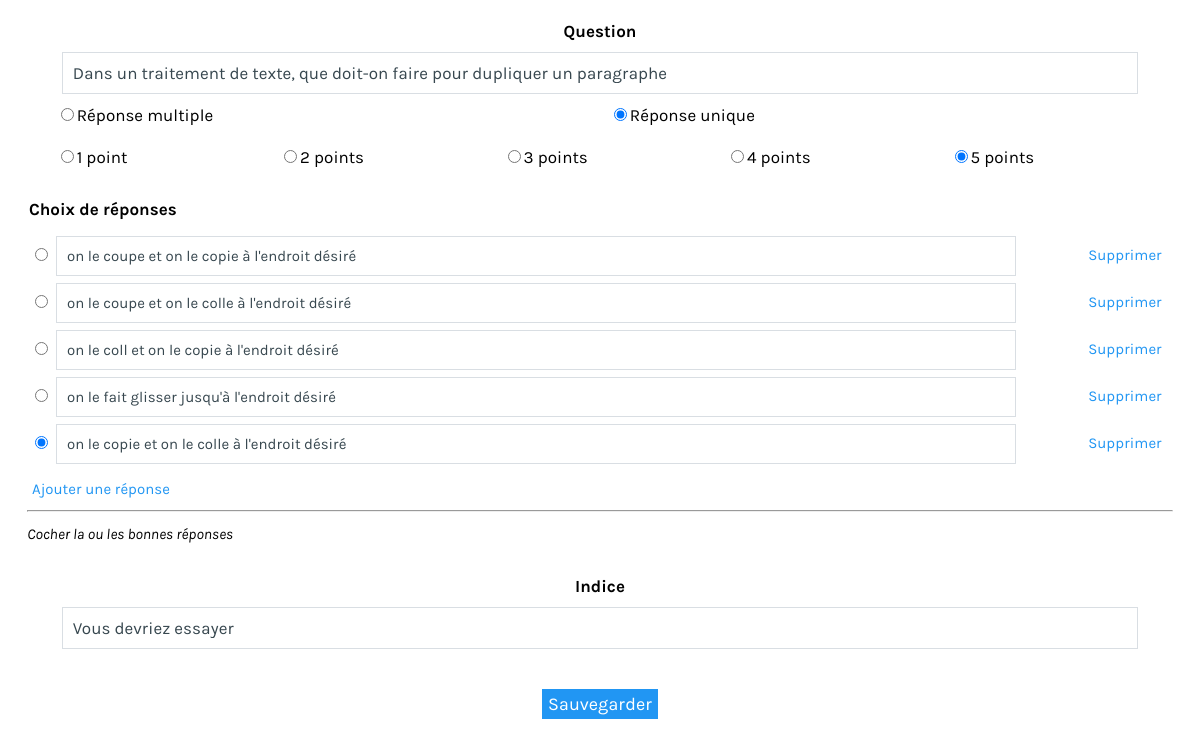
/frame_form_answer.php?id=1 (signed in), run on the app's committed database.
### tables this page shows
CREATE TABLE IF NOT EXISTS `question` (
  `question_id` int(11) NOT NULL,
  `question_questionnaire_id` int(11) NOT NULL,
  `question_num` int(11) NOT NULL,
  `question_content` varchar(255) NOT NULL,
  `question_type` enum('checkbox','radio') NOT NULL,
  `question_hint` text,
  `question_weight` enum('1','2','3','4','5') NOT NULL DEFAULT '1'
);

CREATE TABLE IF NOT EXISTS `choice` (
  `choice_id` int(11) NOT NULL,
  `choice_question_id` int(11) NOT NULL,
  `choice_content` varchar(255) DEFAULT NULL,
  `choice_status` tinyint(1) NOT NULL
);

### include/auth.class.php (called while the page is built, shortened)
<?php
class Auth{
	static function getUserId() {
		if(isset($_SESSION["user_id"]))
			return $_SESSION["user_id"];
		else
			return 0;
	}
};
?>

### frame_form_answer.php (the view, shortened to what this page needs)
<?php
require_once("include/auth.class.php");
$auth = new Auth(true);
$own = false;
$data = array();
if(Validation::Query($_GET, array("id", "qid")) && $_GET["id"] == -1) {
	$q = '	SELECT questionnaire.*, COUNT(question_id) AS questionnaire_total_questions
				FROM questionnaire
				LEFT JOIN question ON questionnaire_id = question_questionnaire_id
				WHERE questionnaire_id = '.$_MYSQLI->real_escape_string($_GET["qid"]).'
				LIMIT 1';
	$questionnaire_result = $_MYSQLI->query($q);
	if($questionnaire_result->num_rows > 0)	{
		$questionnaire = $questionnaire_result->fetch_object();
		if($questionnaire->questionnaire_user_id == Auth::getUserId()) {
			$error = false;
			$new = true;
			$own = true;
			$data["question"] = new stdClass();
			$data["question"]->question_content = "";
			$data["question"]->question_hint = "";
			$data["question"]->question_type = "checkbox";
			$data["question"]->question_weight = "1";
			$data["question"]->question_weight = "1";
			$data["choices"] = array();
			$data["choices"][0] = new stdClass();
			$data["choices"][0]->choice_status = 0;
			$data["choices"][0]->question_type = "checkbox";
			$data["choices"][0]->choice_content = "";
			$data["choices"][0]->choice_id = -1;
		}
	}
}
else if($auth->isLogged() && Validation::Query($_GET, array("id")) && is_numeric($_GET["id"])) {
	$question_result = $_MYSQLI->query('SELECT * FROM question INNER JOIN questionnaire ON questionnaire_id = question_questionnaire_id WHERE question_id = '.$_GET["id"]);
	if($question_result->num_rows > 0) {
		$data["question"] = $question_result->fetch_object();
		$own = $data["question"]->questionnaire_user_id == Auth::getUserId();
		$choice_query = '	SELECT *, SUM(case when answer_student_user_id = '.Auth::getUserId().' then 1 else 0 end) as checked
							FROM question q
							JOIN choice c ON c.choice_question_id = q.question_id
							LEFT JOIN answer a ON a.answer_choice_id = c.choice_id
							WHERE question_id = '.$_GET["id"].'
							GROUP BY choice_id
							ORDER BY question_num ASC, question_id ASC';
		$choice_result = $_MYSQLI->query($choice_query);
		$data["choices"] = array();
		while($row = $choice_result->fetch_object()) {
			$data["choices"][$row->choice_id] = $row;
		}
	}
}
?>
<!DOCTYPE html>
<html>
	<head>
		<link rel="stylesheet" type="text/css" href="css/main.css">
	</head>
	<body style="background: #fff;">
			<div id="answer_framed" >
				<div class="padder">
					<?php
					if($own) {
						?>
						<div id="answerForm">
						<form action="" method="post" id="ownquestionform">
						<fieldset>
							<legend>Question</legend>
							<input id="question_content" type="text" name="question_content" placeholder="Entrer une question" value="<?php echo ($data["question"]->question_content); ?>" /><br/>
							<div id="type">
								<label><input id="type_multi" type="radio" <?php echo ($data["question"]->question_type == "checkbox") ? "checked" : ""; ?>  name="question_type" value="checkbox" />Réponse multiple</label>
								<label><input id="type_one" type="radio"  <?php echo ($data["question"]->question_type == "radio") ? "checked" : ""; ?> name="question_type" value="radio" />Réponse unique</label>
							</div>
							<div id="weight">
								<label><input <?php echo ($data["question"]->question_weight == "1") ? "checked" : ""; ?> type="radio" name="question_weight" value="1" />1 point</label>
								<label><input <?php echo ($data["question"]->question_weight == "2") ? "checked" : ""; ?> type="radio" name="question_weight" value="2" />2 points</label>
								<label><input <?php echo ($data["question"]->question_weight == "3") ? "checked" : ""; ?> type="radio" name="question_weight" value="3" />3 points</label>
								<label><input <?php echo ($data["question"]->question_weight == "4") ? "checked" : ""; ?> type="radio" name="question_weight" value="4" />4 points</label>
								<label><input <?php echo ($data["question"]->question_weight == "5") ? "checked" : ""; ?> type="radio" name="question_weight" value="5" />5 points</label>
							</div>
						</fieldset>
						<fieldset id="choices">
							<legend>Choix de réponses</legend>
							<table>
							<?php
							$i=0;
							foreach($data["choices"] as $choice) {
								echo "<tr>";
									$checked = ($choice->choice_status == 1) ? "checked" : "";
									echo '<td><input '.$checked.' class="answerbox" type="'.$data["question"]->question_type.'" name="correct_indexes[]" value="'.$i.'"></td>';
									echo '<td><input class="choice" type="text" name="labels[]" value="'.$choice->choice_content.'" />';
									echo '<input type="hidden" name="keys[]" value="'.$choice->choice_id.'" /></td>';
									echo '<input type="hidden" name="indexes[]" value="'.$i++.'" /></td>';
									echo '<td><a class="del" href="#">Supprimer</a></td>';
								echo "</tr>";
							}
							?>
							</table>
							<a id="new" href="#">Ajouter une réponse</a>
							<hr/>
							<i id="check_indication">Cocher la ou les bonnes réponses</i>
						</fieldset>
						<fieldset>
							<legend>Indice</legend>
							<input name="question_hint" type="text" placeholder="Entrer un indice optionnel à la question" value="<?php echo ($data["question"]->question_hint); ?>" />
						</fieldset>
						</form>
						</div>
						<input onclick="if(!validate())return false;document.getElementById('loader').style.display='';" type="submit" form="ownquestionform" value="Sauvegarder" class="btn" />
						<?php
					} ?>
				</div>
			</div>
	</body>
</html>

### css/main.css (style rules this page uses)
body { margin:0; font-family: 'Karla', sans-serif; font-size: 17px; line-height: 36px; background: #f5f5f5; }
input, textarea { font-family: "Karla",sans-serif; }
a { text-decoration: none; }
hr { color: #fff; }
#answer_framed { width:100%; height:100%; background: white; text-align: center; }
.padder { margin: 10px 15px 0; }
.btn { font-size: 18px; background: #2196F3; color: #ffffff; padding: 4px 6px; text-decoration: none; border:0; margin-top: 30px; cursor:pointer; transition:background 0.3s; }
#answerForm fieldset { border: 1px solid #d9dee3; border: 0; padding:0 10px 10px; line-height:42px; }
#answerForm fieldset legend { font-weight:bold; }
#type, #weight { margin-left: 2.5%; padding: 0; text-align: left; }
#type label { display: block; float: left; width: 49.5%; font-size:17px; }
#weight label { display: block; float: left; width: 20%; font-size:17px; }
#answerForm input[type=text], #answerForm input[type=password] { border: 1px solid #d9dee3; color: #37474f; font-size: 17px; padding: 10px; width:92%; }
#choices input[type=text] { font-size: 15px; }
#choices { text-align: left; }
#choices i { font-size:15px; }
#choices hr { margin:0; }
#choices a { font-size: 15px; padding:0 5px; color: #2196F3; }
#choices table { width: 100%; }
#choices td:first-child { width: 22px; }
#choices td:last-child { width: 90px; text-align:center; }
#weight { text-align:left; }
#answerForm { clear:both; }

### data on the page
question: question_content "Dans un traitement de texte, que doit-on faire pour dupliquer un paragraphe", question_type "☐ Réponse multiple", question_type "☑ Réponse unique", question_weight "☐ 1 point", question_weight "☐ 2 points", question_weight "☐ 3 points", question_weight "☐ 4 points", question_weight "☑ 5 points", choice_content "on le coupe et on le copie à l'endroit désiré", choice_content "on le coupe et on le colle à l'endroit désiré", choice_content "on le coll et on le copie à l'endroit désiré", choice_content "on le fait glisser jusqu'à l'endroit désiré", choice_content "on le copie et on le colle à l'endroit désiré", question_hint "Vous devriez essayer"
